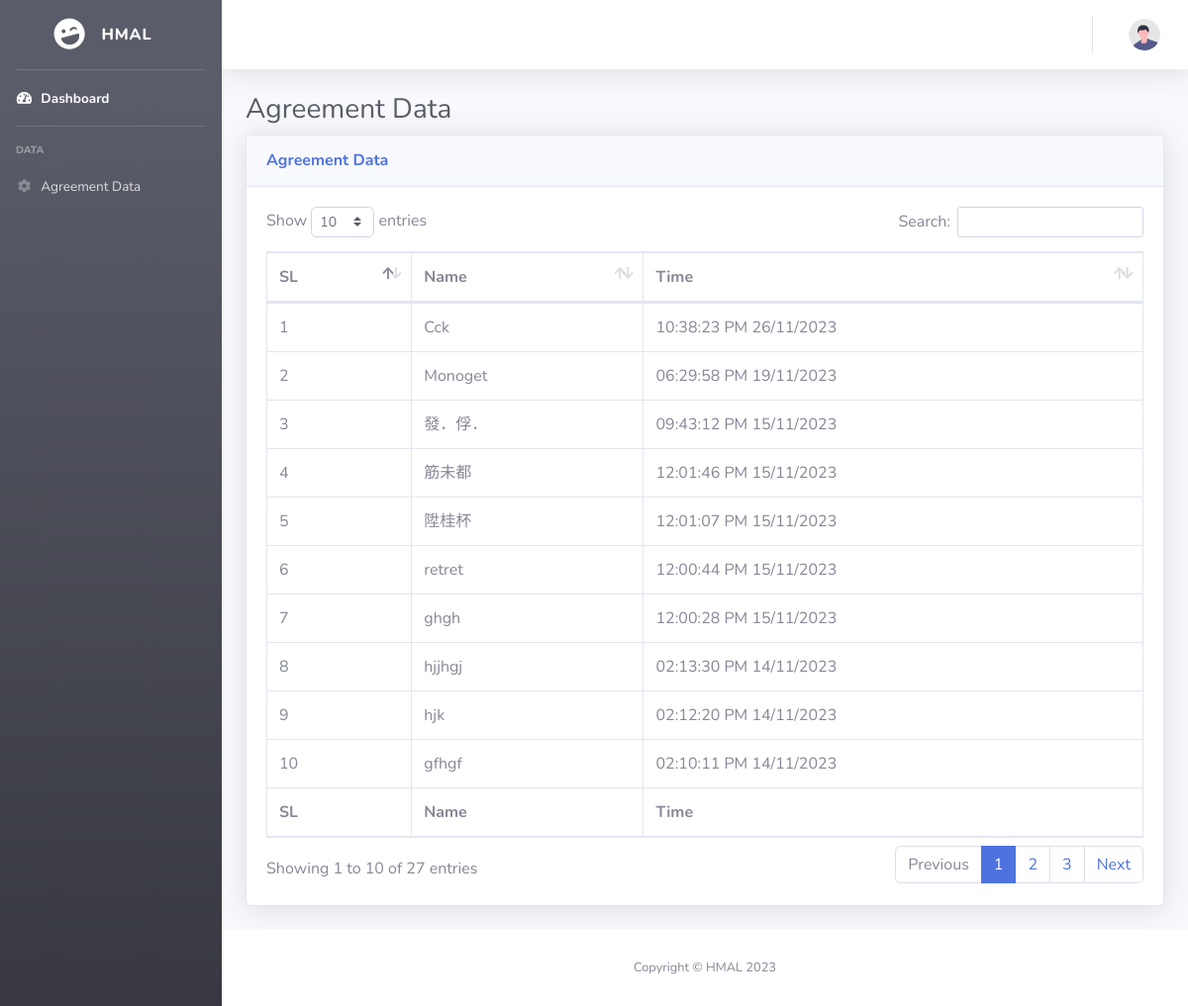
The app's page /admin/agreement-data.php with its own data.
### tables this page shows
CREATE TABLE `agreement` (
  `id` int(11) NOT NULL,
  `name` varchar(100) NOT NULL,
  `datetime` datetime NOT NULL,
  `agreement1` int(11) NOT NULL,
  `agreement2` int(11) NOT NULL,
  `agreement3` int(11) NOT NULL,
  `agreement4` int(11) NOT NULL,
  `agreement5` int(11) NOT NULL,
  `agreement6` int(11) NOT NULL,
  `inserted_at` datetime NOT NULL
);

### include/dbController.php (called while the page is built, shortened)
<?php
class DBController {
    private $host = "localhost";
    private $user = "root";
    private $password = "";
    private $database = "hma";
    private $conn;
    function __construct() {
        $this->conn = $this->connectDB();
    }
    function connectDB() {
        $conn = mysqli_connect($this->host,$this->user,$this->password,$this->database);
        return $conn;
    }
    function runQuery($query) {
        $result = mysqli_query($this->conn,$query);
        while($row=mysqli_fetch_assoc($result)) {
            $resultset[] = $row;
        }
        if(!empty($resultset))
            return $resultset;
    }
    function numRows($query) {
        $result  = mysqli_query($this->conn,$query);
        $rowcount = mysqli_num_rows($result);
        return $rowcount;
    }
}

### admin/agreement-data.php (the view, shortened to what this page needs)
<?php
include('../include/dbController.php');
$db_handle = new DBController();
?>
<!DOCTYPE html>
<html lang="en">
<head>
    <?php require_once 'include/css.php'; ?>
</head>
<body id="page-top">
<div id="wrapper">
    <?php require_once 'include/sidebar.php'; ?>
    <div id="content-wrapper" class="d-flex flex-column">
        <div id="content">
            <?php require_once 'include/topbar.php'; ?>
            <div class="container-fluid">
                <h1 class="h3 mb-2 text-gray-800">Agreement Data</h1>
                <div class="card shadow mb-4">
                    <div class="card-header py-3">
                        <h6 class="m-0 font-weight-bold text-primary">Agreement Data</h6>
                    </div>
                    <div class="card-body">
                        <div class="table-responsive">
                            <table class="table table-bordered" id="dataTable" width="100%" cellspacing="0">
                                <thead>
                                <tr>
                                    <th>SL</th>
                                    <th>Name</th>
                                    <th>Time</th>
                                </tr>
                                </thead>
                                <tfoot>
                                <tr>
                                    <th>SL</th>
                                    <th>Name</th>
                                    <th>Time</th>
                                </tr>
                                </tfoot>
                                <tbody>
                                <?php
                                $data = $db_handle->runQuery("SELECT * FROM agreement order by id desc");
                                $row_count = $db_handle->numRows("SELECT * FROM agreement order by id desc");
                                for ($i = 0; $i < $row_count; $i++) {
                                    ?>
                                    <tr>
                                        <td><?php echo $i + 1; ?></td>
                                        <td><?php echo $data[$i]["name"]; ?></td>
                                        <td>
                                            <?php
                                            $originalDatetime = $data[$i]["datetime"];
                                            $formattedDatetime = date('h:i:s A d/m/Y', strtotime($originalDatetime));
                                            echo $formattedDatetime;
                                            ?>
                                        </td>
                                    </tr>
                                <?php } ?>
                                </tbody>
                            </table>
                        </div>
                    </div>
                </div>
            </div>
        </div>
        <?php require_once 'include/footer.php'; ?>
    </div>
</div>
</body>
</html>

### admin/include/css.php (shortened to what this page needs)
<link href="vendor/fontawesome-free/css/all.min.css" rel="stylesheet" type="text/css">
<link href="css/sb-admin-2.min.css" rel="stylesheet">
<link href="vendor/datatables/dataTables.bootstrap4.min.css" rel="stylesheet">

### admin/include/sidebar.php
<ul class="navbar-nav bg-gradient-dark sidebar sidebar-dark accordion" id="accordionSidebar">
    <a class="sidebar-brand d-flex align-items-center justify-content-center" href="dashboard.php">
        <div class="sidebar-brand-icon rotate-n-15">
            <i class="fas fa-laugh-wink"></i>
        </div>
        <div class="sidebar-brand-text mx-3">HMAL</div>
    </a>
    <hr class="sidebar-divider my-0">
    <li class="nav-item active">
        <a class="nav-link" href="dashboard.php">
            <i class="fas fa-fw fa-tachometer-alt"></i>
            <span>Dashboard</span></a>
    </li>
    <hr class="sidebar-divider">
    <div class="sidebar-heading">
        Data
    </div>
    <li class="nav-item">
        <a class="nav-link" href="agreement-data.php">
            <i class="fas fa-fw fa-cog"></i>
            <span>Agreement Data</span>
        </a>
    </li>
</ul>

### admin/include/topbar.php (shortened to what this page needs)
<nav class="navbar navbar-expand navbar-light bg-white topbar mb-4 static-top shadow">
    <ul class="navbar-nav ml-auto">
        <li class="nav-item dropdown no-arrow">
            <a class="nav-link dropdown-toggle" href="#" id="userDropdown" role="button"
               data-toggle="dropdown" aria-haspopup="true" aria-expanded="false">
                <img class="img-profile rounded-circle"
                     src="img/undraw_profile.svg">
            </a>
        </li>
    </ul>
</nav>

### admin/include/footer.php
<footer class="sticky-footer bg-white">
    <div class="container my-auto">
        <div class="copyright text-center my-auto">
            <span>Copyright &copy; HMAL 2023</span>
        </div>
    </div>
</footer>

### records on screen
agreement: name "Cck", datetime "10:38:23 PM 26/11/2023"
agreement: name "Monoget", datetime "06:29:58 PM 19/11/2023"
agreement: name "發．俘．", datetime "09:43:12 PM 15/11/2023"
agreement: name "筋未都", datetime "12:01:46 PM 15/11/2023"
agreement: name "陞桂杯", datetime "12:01:07 PM 15/11/2023"
agreement: name "retret", datetime "12:00:44 PM 15/11/2023"
agreement: name "ghgh", datetime "12:00:28 PM 15/11/2023"
agreement: name "hjjhgj", datetime "02:13:30 PM 14/11/2023"
agreement: name "hjk", datetime "02:12:20 PM 14/11/2023"
agreement: name "gfhgf", datetime "02:10:11 PM 14/11/2023"
